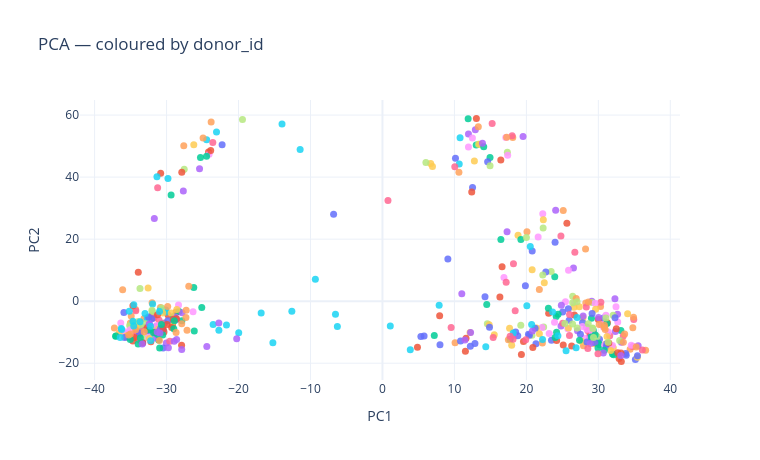

The code cell stored with this chart in its notebook:
### Markdown cell above
%% [markdown]
**PCA coloured by donor** — fine substructure within each cell type.

### Code cell
# %%
proj("PCA", "donor_id", showlegend=False)
